Frame 1 (no input): blank canvas, image omitted
Frame 60 (no input): blank canvas, image omitted
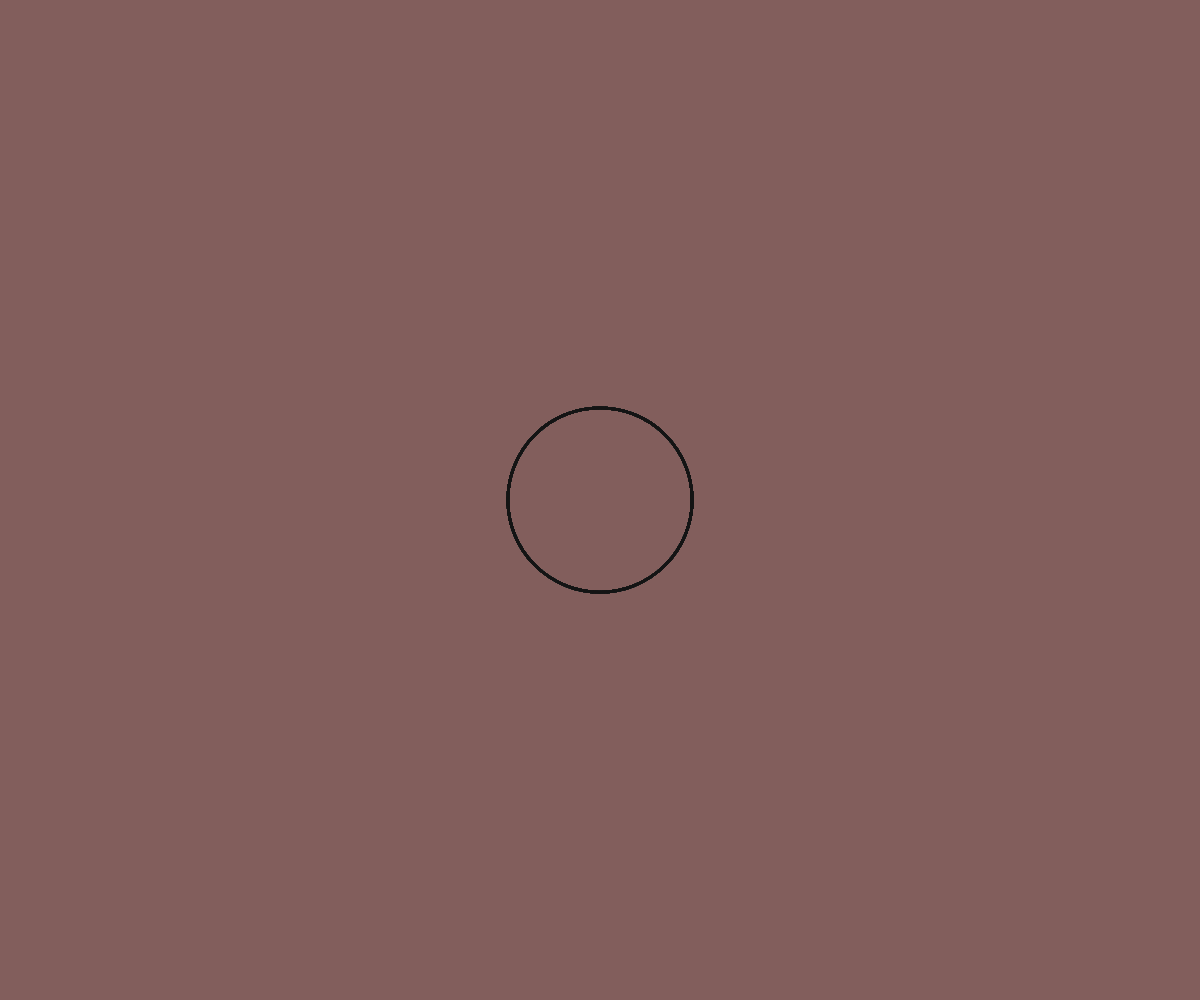
Frame 120 (the mouse pressed at the canvas centre since frame 60)

The p5.js sketch whose frames 1 and 60 were blank and that drew this single picture after the mouse press (run headless with seeded random() and noise() and a simulated clock; from frame 60 on, the mouse is pressed at the canvas centre):

// p5.js sketch
// ── sketch.js
let circleX, circleY, circleSize;
// To determine the position and size of the circle 
let isAttached = false;
// This checks if the circle is following the mouse
let trailOpacity = 2.5;
// Opacity of the circle trails 
let erasetool;
// An erase tool added to remove the circles if needed
function setup() {
  createCanvas(windowWidth, windowHeight);
//   the canvas takes up the whole window.
  erasetool = color(130, 94, 92)
//   erasetool has been set to the background color
  background(erasetool);
  
  noFill();
  strokeWeight(2.6);
//   the stroke of the circle trails
}

function draw() {
  background(erasetool.levels[0], erasetool.levels[1], erasetool.levels[2], trailOpacity);
//   a trail effect added where the trails are circles with decreased opacity.
  if (isAttached) {
    circleX = constrain(mouseX, circleSize / 2, width - circleSize /2);
    circleY = constrain(mouseY, circleSize / 2, height - circleSize /2);
// allows for the circle to stay visible 
    
  }
  
  if (circleX && circleY) {
    stroke(20);
    circle(circleX, circleY, circleSize);
  }
//   circle is drawn onto the canvas over here with a dark outline different from the trails
  
//   eraser over here. 
  if (mouseIsPressed && mouseButton === RIGHT) {
    noStroke();
    fill(erasetool);
    circle(mouseX, mouseY, 70);
  }

}



  function mousePressed(event) {
    if (mouseButton === LEFT) {
      isAttached = !isAttached;
      
      if (isAttached) {
        circleSize = random(20, 250);
//         circles set to random sizes, that change where the left toggle is clicked 
        circleX = constrain(mouseX, circleSize / 2, width - circleSize / 2);
        circleY = constrain(mouseY, circleSize / 2, height - circleSize / 2);
      }
    }
    
    return false;
  }
